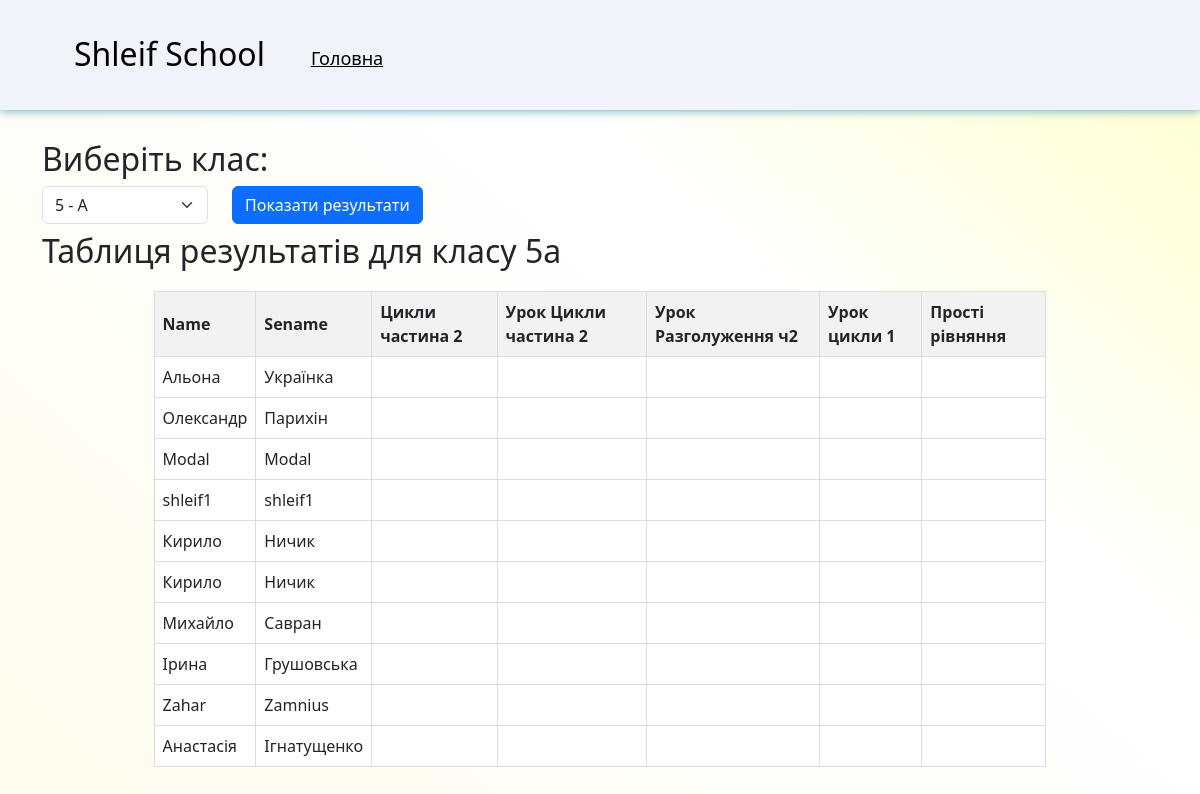
The app's page /programist.ua/result_admin.php with its own data.
### tables this page shows
CREATE TABLE `users` (
  `id` int(11) NOT NULL,
  `name` varchar(255) NOT NULL,
  `sename` varchar(255) NOT NULL,
  `login` varchar(255) NOT NULL,
  `class` varchar(255) NOT NULL,
  `pass` varchar(255) NOT NULL,
  `code` int(11) NOT NULL,
  `access` varchar(255) NOT NULL
);

CREATE TABLE `tasklist` (
  `id` int(11) NOT NULL,
  `task_title` varchar(255) NOT NULL,
  `count_task` int(11) NOT NULL,
  `code` int(11) NOT NULL
);

### programist.ua/phpscript.php (called while the page is built, shortened)
<?php
	include "databases.php";
	$task_result = mysqli_query($conn,"SELECT * FROM `tasklist`");
	$count_result = mysqli_query($conn,"SELECT * FROM `tasklist`");
	while($count = mysqli_fetch_assoc($count_result))
	{
	    $counts[] = $count;
	}
 ?>

### programist.ua/result_admin.php (the view, shortened to what this page needs)
<?php
include "header.php";
include "phpscript.php";
$sql_classes = "SELECT * FROM class";
$result_classes = $conn->query($sql_classes);
$classes = array();
while ($row_classes = $result_classes->fetch_assoc()) {
    $classes[] = $row_classes;
}
$selected_class_id = "5a";
$sql_users = "SELECT * FROM users WHERE class = '$selected_class_id' AND code = '$code'";
$result_users = $conn->query($sql_users);
$sql_tasks = "SELECT DISTINCT task_title FROM taskclass WHERE class_id = '$selected_class_id' AND code = '$code'";
$result_tasks = $conn->query($sql_tasks);
$tasks = array();
while ($row_tasks = $result_tasks->fetch_assoc()) {
    $tasks[] = $row_tasks;
}
?>
<body>
	<?php
		include "top_header.php";
	 ?>
	<div class="container">
		<div class="row">
			<div class="col-md-12">
				<div class="result-list">
					<h2>Виберіть клас:</h2>
					<form method="post">
						<div class="row">
							<div class="col-md-2">
								<select name="class_id" class="form-select mb-2">
									<?php foreach ($classes as $class) { ?>
										<option value="<?php echo $class['class_id']; ?>"><?php echo $class['class_title']; ?></option>
									<?php } ?>
								</select>
							</div>
							<div class="col-md-4">
								<input type="submit" class="btn btn-primary mb-2" value="Показати результати">
							</div>
							<div class="col-md-6">
							</div>
						</div>
					</form>
				</div>
				<div class="admin-res">
					<?php
					if ($result_users->num_rows > 0) {
					    echo "<h2>Таблиця результатів для класу ".$selected_class_id."</h2>";
					    echo "<table>";
					    echo "<thead><tr><th>Name</th><th>Sename</th>";
					    foreach ($tasks as $task) {
					        echo "<th>".$task['task_title']."</th>";
					    }
					    echo "</tr></thead><tbody>";
					    while ($row_users = $result_users->fetch_assoc()) {
					        echo "<tr>";
					        echo "<td>".$row_users['name']."</td>";
					        echo "<td>".$row_users['sename']."</td>";
					        foreach ($tasks as $task) {
					            $sql_score = "SELECT SUM(count) AS total_score FROM result WHERE login = '".$row_users['login']."' AND task = '".$task['task_title']."'";
					            $result_score = $conn->query($sql_score);
					            $row_score = $result_score->fetch_assoc();
					            foreach ($counts as $count){
					                if($count['task_title'] == $task['task_title']){
					                	if ($row_score['total_score'] > 0){
					                		echo "<td>" . round(4 + (8 /$count['count_task']) * $row_score['total_score']) . "</td>";
					                	}
					                    else {
					                    	echo "<td></td>";
					                    }
					                }
					            }
					        }
					        echo "</tr>";
					    }
					    echo "</tbody></table>";
					} else {
					    echo "No users found for the selected class.";
					}
					 ?>
				</div>
			</div>
		</div>
	</div>
<?php include "footer.php"; ?>

### programist.ua/css/main.css (style rules this page uses)
body { padding: 0; margin: 0; background: rgb(255,254,203); background: linear-gradient(221deg, rgba(255,254,203,1) 0%, rgba(145,253,255,0.0032387955182072714) 35%, rgba(255,251,235,1) 100%); }
.result table th, td { border: 1px solid #ddd; padding: 8px; text-align: left; background-color: #fff; }
.admin-res table { width: 80%; border-collapse: collapse; margin: 20px auto; }
.admin-res th, td { border: 1px solid #ddd; padding: 8px; text-align: left; }
.admin-res th { background-color: #f2f2f2; }

### records on screen
users: name "Альона", sename "Українка"
users: name "Олександр", sename "Парихін"
users: name "Modal", sename "Modal"
users: name "shleif1", sename "shleif1"
users: name "Кирило", sename "Ничик"
users: name "Кирило", sename "Ничик"
users: name "Михайло", sename "Савран"
users: name "Ірина", sename "Грушовська"
users: name "Zahar", sename "Zamnius"
users: name "Анастасія", sename "Ігнатущенко"

### other values on screen
$selected_class_id "5a"
$task['task_title'] "Цикли частина 2"
$task['task_title'] "Урок Цикли частина 2"
$task['task_title'] "Урок Разголуження ч2"
$task['task_title'] "Урок цикли 1"
$task['task_title'] "Прості рівняння"
form field class_id "5 - А"
